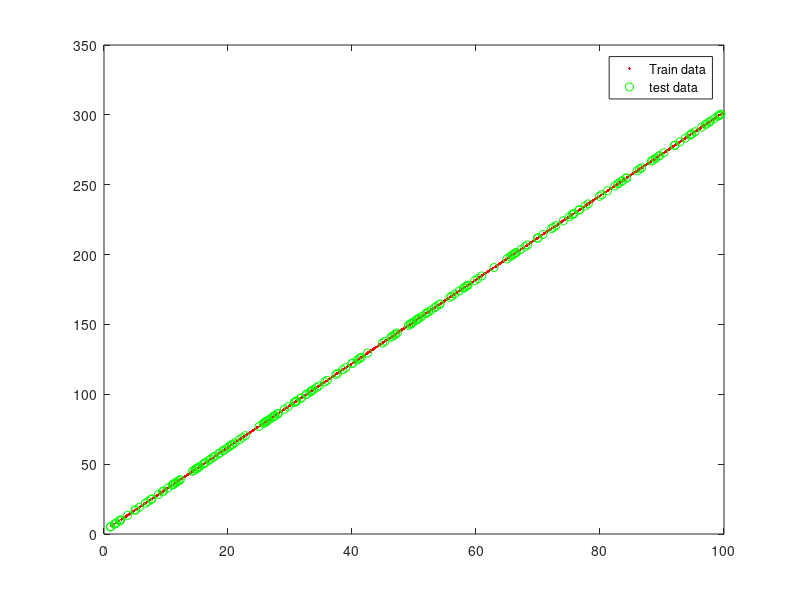

Source code (MATLAB):
clear
close all

%% generate data

m = 3;
b = 2;
X = [1:.1:100]';
Y = m*X + b;

% Split into train and test data
% split into training and test data
[m,d] = size(X);
all_data = [X Y];
c = randperm(m);
train_ind = c(1:floor(.8*m));
test_ind = c(floor(.8*m)+1:end);

train_data = all_data(train_ind,:);
X_train = train_data(:,1:end-1);
Y_train = train_data(:,end);
test_data = all_data(test_ind,:);
X_test = test_data(:,1:end-1);
Y_test = test_data(:,end);

figure
plot(X_train,Y_train, 'r.')
hold on
plot(X_test, Y_test, 'go')
legend('Train data', 'test data')

% RANSAC 
[m_train,d_train] = size(X_train);
% Parameter setting
numIterations = 10;
n_pts_in_model = 2; % linear
for k = 1:numIterations
    % 1. Draw sample of n points uniformly
    inds = randi([1 m_train],2,1);
    % 2. Train subset of data
    %p = polyfit(x,y,n); 
end